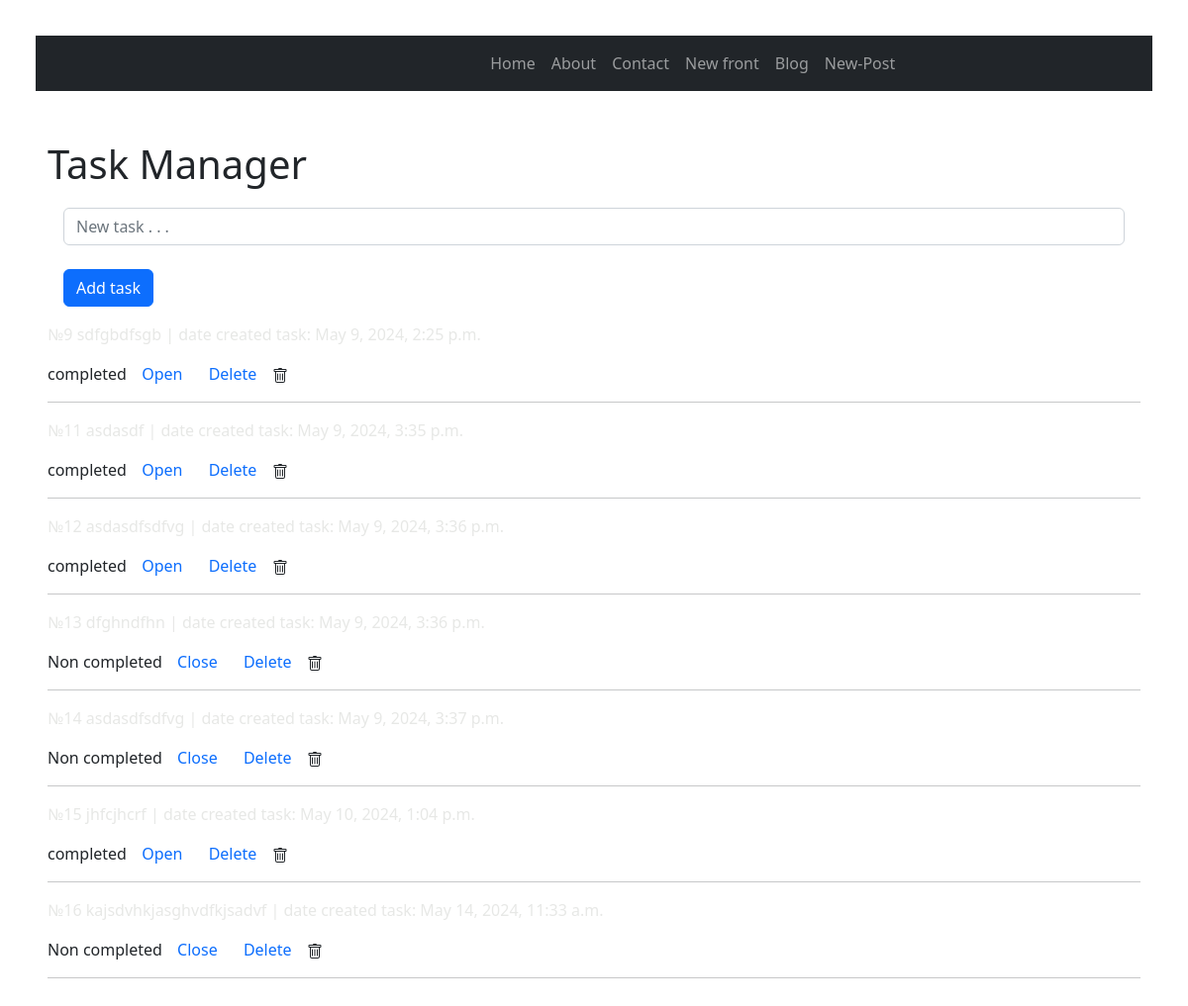
Before: / with the older database file.
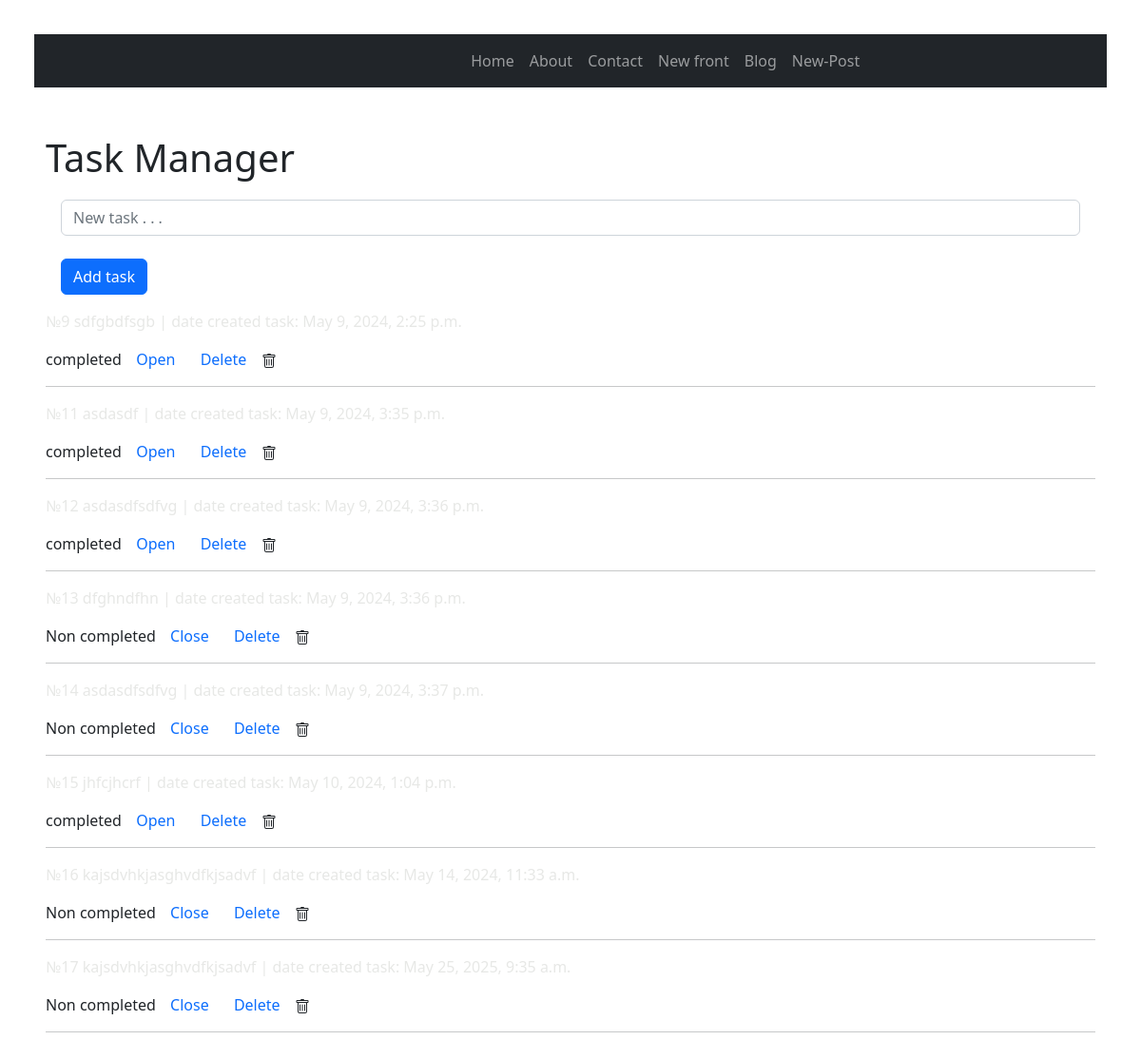
After: the same page with the newer database file.
### main/models.py (models this page shows, shortened)
class ToDo(models.Model):
    title = models.CharField('Name to do', max_length=500)
    is_complete = models.BooleanField('Complete', default=False)
    date_created = models.DateTimeField(default=timezone.now)

### main/views.py (the view)
# urls.py: path('', views.index),
def index(request: HttpRequest) -> HttpResponse:
    todos = ToDoRepository().get_all()
    context: TodoView = {'todo_list': todos, 'title': 'Главная страница'}
    return render(request, 'main/index.html', context=context)

### main/repositories.py (called while the page is built)
    def get_all(self) -> QuerySet:
        return ToDo.objects.all()

### templates/main/index.html (shortened to what this page needs)
{% extends "base.html" %}
{% load static %}
{% block content %}
<div>
<div style="margin-top: 50px;" class="ui container ">
    <h1 class="ui center aligned header">Task Manager</h1>
    <form style="margin-top: 20px;" class="form-inline" action="{% url 'add' %}" method="post">
        <div class="form-group mx-sm-3 mb-2">
            <input class="form-control" type="text" name="title" placeholder="New task . . ."><br>
            <button class="btn btn-primary mb-2" type="submit">Add task</button>
        </div>
    </form>
{% for todo in todo_list %}
<div class="ui segment">
    <p class="ui big header">№{{ todo.id }} {{ todo.title }} | date created task: {{ todo.date_created }}</p>
    {% if todo.is_complete == False %}
        <span class="ui gray label">Non completed</span>
        <a class="ui primary basic button" href="{% url 'update' todo_id=todo.id %}">Close</a>
    {% else %}
        <span class="ui green label">completed</span>
        <a class="ui blue button" href="{% url 'update' todo_id=todo.id %}">Open</a>
    {% endif %}
    <a class="ui negative basic button" href="{% url 'delete' todo_id=todo.id %}">Delete</a>
    <hr/>
</div>
{% endfor %}
</div>
</div>
{% endblock content %}

Changed rows visible on the page:
added ToDo: id "17", title "kajsdvhkjasghvdfkjsadvf", date_created "May 25, 2025, 9:35 a.m.", is_complete "Non completed"
